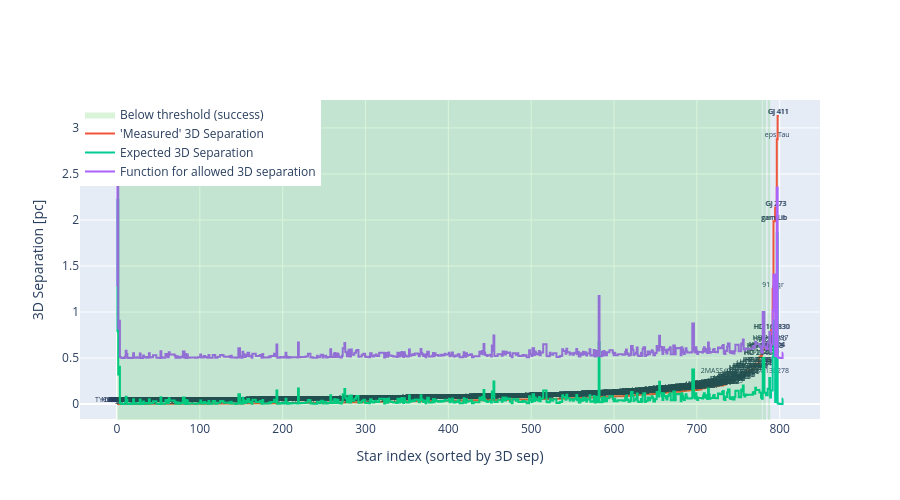

Here is the notebook cell this chart was saved with:
### Code cell
id_matched["mean_dist_err"] = (id_matched["sy_disterr1"] - id_matched["sy_disterr2"])/2

id_matched["expected_3d_sep"] = allowed_3d_separation(
    id_matched["allowed_angular_sep"],
    id_matched["st_radv"].filled(0),
    id_matched["min_dist"].filled(0),
    id_matched["mean_dist_err"].filled(id_matched["mean_dist_err"].mean()),
    id_matched["sy_gaiamag"].filled(np.inf),
    id_matched["coord_epoch"],
    minimum=0*u.pc
)

id_matched["allowed_3d_sep"] = allowed_3d_separation(
    id_matched["allowed_angular_sep"],
    id_matched["st_radv"].filled(0),
    id_matched["min_dist"].filled(0),
    id_matched["mean_dist_err"].filled(id_matched["mean_dist_err"].mean()),
    id_matched["sy_gaiamag"].filled(np.inf),
    id_matched["coord_epoch"],
    minimum=0.5*u.pc
) 

import plotly.graph_objects as go

id_matched.sort("sep_3d")
x = list(range(len(id_matched)))
sep_3d       = np.array(id_matched["sep_3d"],          dtype=float)
expected_3d  = np.array(id_matched["expected_3d_sep"], dtype=float)
allowed_3d   = np.array(id_matched["allowed_3d_sep"],  dtype=float)
above_thresh = (allowed_3d > sep_3d).astype(float)
hostnames    = list(id_matched["hostname"])
tic_names    = list(id_matched["star_name"])

fig = go.Figure()
fig.add_trace(go.Scatter(
    x=x, y=above_thresh,
    fill="tozeroy", fillcolor="rgba(0, 180, 0, 0.15)",
    line=dict(color="rgba(0,0,0,0)", shape="hvh"),
    mode="lines", name="Below threshold (success)",
    yaxis="y2",
))
fig.add_trace(go.Scatter(
    x=x, y=sep_3d,
    mode="lines+text",
    name="'Measured' 3D Separation",
    line=dict(shape="hvh"),
    text=hostnames,
    textposition="top center",
    textfont=dict(size=7),
    customdata=list(zip(hostnames, tic_names)),
    hovertemplate="%{customdata[0]}<br>%{customdata[1]}<br>sep: %{y:.5f} pc<extra></extra>",
))
fig.add_trace(go.Scatter(x=x, y=expected_3d, mode="lines", name="Expected 3D Separation",             line=dict(shape="hvh")))
fig.add_trace(go.Scatter(x=x, y=allowed_3d,  mode="lines", name="Function for allowed 3D separation", line=dict(shape="hvh")))
fig.update_layout(
    legend=dict(x=0, y=1),
    yaxis=dict(title="3D Separation [pc]"),
    yaxis2=dict(overlaying="y", range=[0, 1], showticklabels=False, showgrid=False),
    xaxis_title="Star index (sorted by 3D sep)",
    height=500,
)
fig.show()

print(len(above_thresh), above_thresh.sum(), f"{above_thresh.sum()/len(above_thresh)*100:.1f} %")

### Figure 1 — Plotly figure (JSON) as saved in the notebook; plotly's stock layout.template omitted (floating-point values rounded to 4 significant figures; data arrays with more than 128 entries replaced by an {"elided": "..."} marker saying what was removed)
{"data": [{"fill": "tozeroy", "fillcolor": "rgba(0, 180, 0, 0.15)", "line": {"color": "rgba(0,0,0,0)", "shape": "hvh"}, "mode": "lines", "name": "Below threshold (success)", "type": "scatter", "x": {"elided": "805 int values"}, "y": {"elided": "805 float values"}, "yaxis": "y2"}, {"customdata": {"elided": "805x2 str values"}, "hovertemplate": "%{customdata[0]}<br>%{customdata[1]}<br>sep: %{y:.5f} pc<extra></extra>", "line": {"shape": "hvh"}, "mode": "lines+text", "name": "'Measured' 3D Separation", "text": {"elided": "805 str values"}, "textfont": {"size": 7}, "textposition": "top center", "type": "scatter", "x": {"elided": "805 int values"}, "y": {"elided": "805 float values"}}, {"line": {"shape": "hvh"}, "mode": "lines", "name": "Expected 3D Separation", "type": "scatter", "x": {"elided": "805 int values"}, "y": {"elided": "805 float values"}}, {"line": {"shape": "hvh"}, "mode": "lines", "name": "Function for allowed 3D separation", "type": "scatter", "x": {"elided": "805 int values"}, "y": {"elided": "805 float values"}}], "layout": {"height": 500, "legend": {"x": 0, "y": 1}, "xaxis": {"title": {"text": "Star index (sorted by 3D sep)"}}, "yaxis": {"title": {"text": "3D Separation [pc]"}}, "yaxis2": {"overlaying": "y", "range": [0, 1], "showgrid": false, "showticklabels": false}}}
